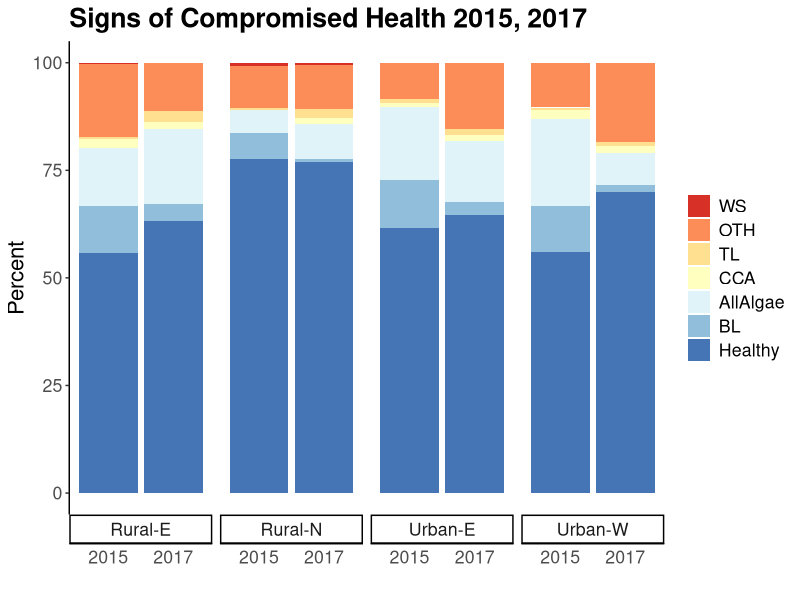
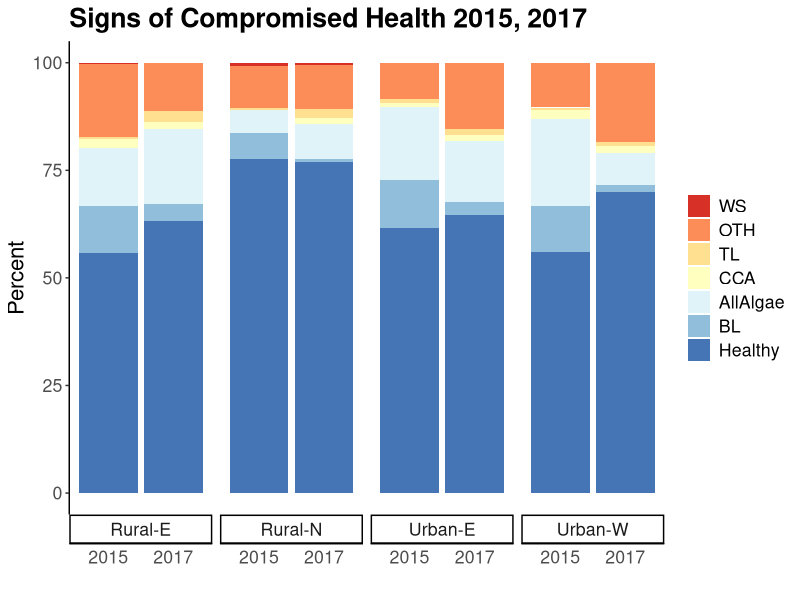

Write R code to recreate these figures, in order.
## ---- chunk 1
knitr::opts_chunk$set(echo = TRUE)
## ---- chunk 2
library(tidyr)
library(dplyr)
library(ggplot2)

site2 <- read.csv(here::here("data/Site-Site2.csv"))
colnames(site2)[1] <- "Site"
head(site2)
## ---- chunk 3
library(here)
compdat <- read.csv(here::here('data/comp7_tave.csv')) %>% 
   pivot_longer(AllAlgae:WS, names_to = 'Status', values_to = 'Percent') %>% 
   full_join(site2, by = "Site") %>% 
   mutate_if(is.character, as.factor) 

compdat$Year <- as.factor(compdat$Year)
head(compdat)
compdat <- compdat[-which(is.na(compdat)),]
## ---- chunk 4
compdat %>% 
   group_by(Year, Site2, Depth, Transect) %>% 
   filter(Status != 'Healthy')%>% 
   dplyr::summarize(comp_transt = sum(Percent))%>% 
   ungroup() %>% 
   dplyr::summarize(avecomp = mean(comp_transt), SE = sd(comp_transt)/sqrt(n()))
## ---- chunk 5
compall <- compdat %>% 
   group_by(Year, Site2, Depth, Status) %>% 
   dplyr::summarize(avePer = mean(Percent),
                                  SE = sd(Percent)/sqrt(n()))
compall
## ---- chunk 6
compall_nodepth <- compdat %>% 
   group_by(Year, Site2, Status) %>% 
   dplyr::summarize(avePer = mean(Percent))

compall_nodepth$Status <- factor(compall_nodepth$Status, levels=c("WS", "OTH", "TL", "CCA","AllAlgae", "BL", "Healthy"))
## ---- chunk 7
ggplot(compall_nodepth, aes((Year), avePer,  fill = Status)) +
   facet_grid(.~Site2, switch = "x") +
    geom_bar(position="stack", stat="identity")+ #, color = "black") +
   ggtitle("Signs of Compromised Health 2015, 2017") +
   theme_classic() +
labs(x = "", y = "Percent") +
   theme(plot.title = element_text("sans", "bold",color = "black", 15)) +
   theme(text = element_text(size = 16)) +
   theme(axis.ticks.x = element_blank()) + #, panel.background = element_rect("gray85"))+
   theme(axis.text.x = element_text(hjust = 0.5),
         legend.title = element_blank())+
   scale_fill_brewer(palette="RdYlBu")
ggsave(here::here('figures/stacked-comphealth-20152017-nodepth.jpg'), width = 7, height = 4)
